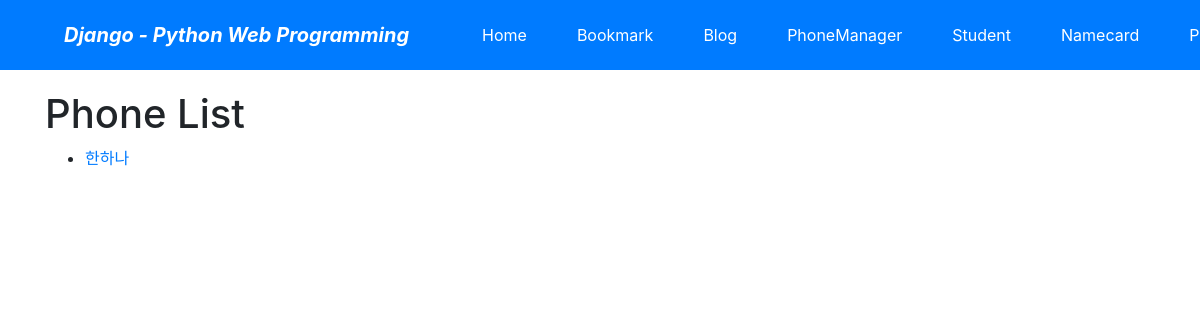
The page /phone/ on the database as committed earlier.
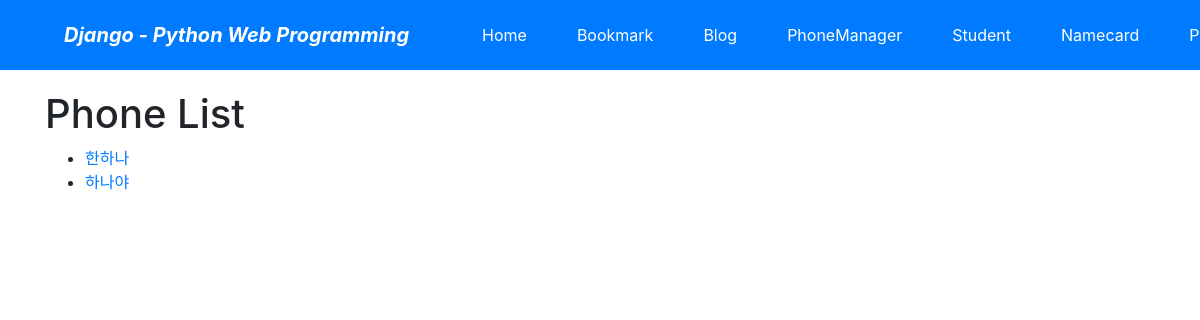
The same page on the database as committed later.
### phone/models.py (models this page shows, shortened)
class Phone(models.Model):
    name = models.CharField('NAME', max_length=50, blank=True)
    phonenum = models.CharField('PHONE', max_length=20, unique=False)
    owner = models.ForeignKey(User, on_delete=models.CASCADE, verbose_name='OWNER', blank=True, null=True)
    def __str__(self):
        return self.name

### phone/views.py (the view)
# urls.py: path('', PhoneLV.as_view(), name='index'),
class PhoneLV(ListView):
    model=Phone

### phone/templates/phone/phone_list.html (shortened to what this page needs)
{% extends "base.html" %}
{% block content %}
 <div id="content">
     <h1>Phone List</h1>
     <ul>
         {% for phone in object_list %}
         <li><a href="{% url 'phone:phone_detail' phone.id %}">{{phone}}</a> </li>
         {% endfor %}
     </ul>
 </div>
{% endblock %}

Rows that differ between the two databases and show on the page:
added Phone: name "하나야"
